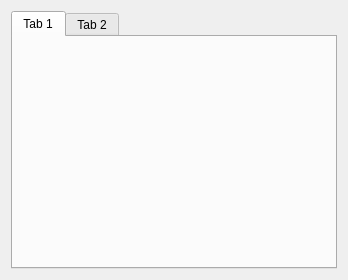
<?xml version="1.0" encoding="UTF-8"?>
<ui version="4.0">
 <class>MainWidget</class>
 <widget class="QWidget" name="MainWidget">
  <property name="geometry">
   <rect>
    <x>0</x>
    <y>0</y>
    <width>348</width>
    <height>280</height>
   </rect>
  </property>
  <property name="windowTitle">
   <string>MainWidget</string>
  </property>
  <layout class="QVBoxLayout" name="verticalLayout">
   <item>
    <widget class="QTabWidget" name="pTabWidget">
     <property name="currentIndex">
      <number>0</number>
     </property>
     <widget class="QWidget" name="pTab1">
      <attribute name="title">
       <string>Tab 1</string>
      </attribute>
     </widget>
     <widget class="QWidget" name="pTab2">
      <attribute name="title">
       <string>Tab 2</string>
      </attribute>
     </widget>
    </widget>
   </item>
  </layout>
 </widget>
 <resources/>
 <connections/>
</ui>
